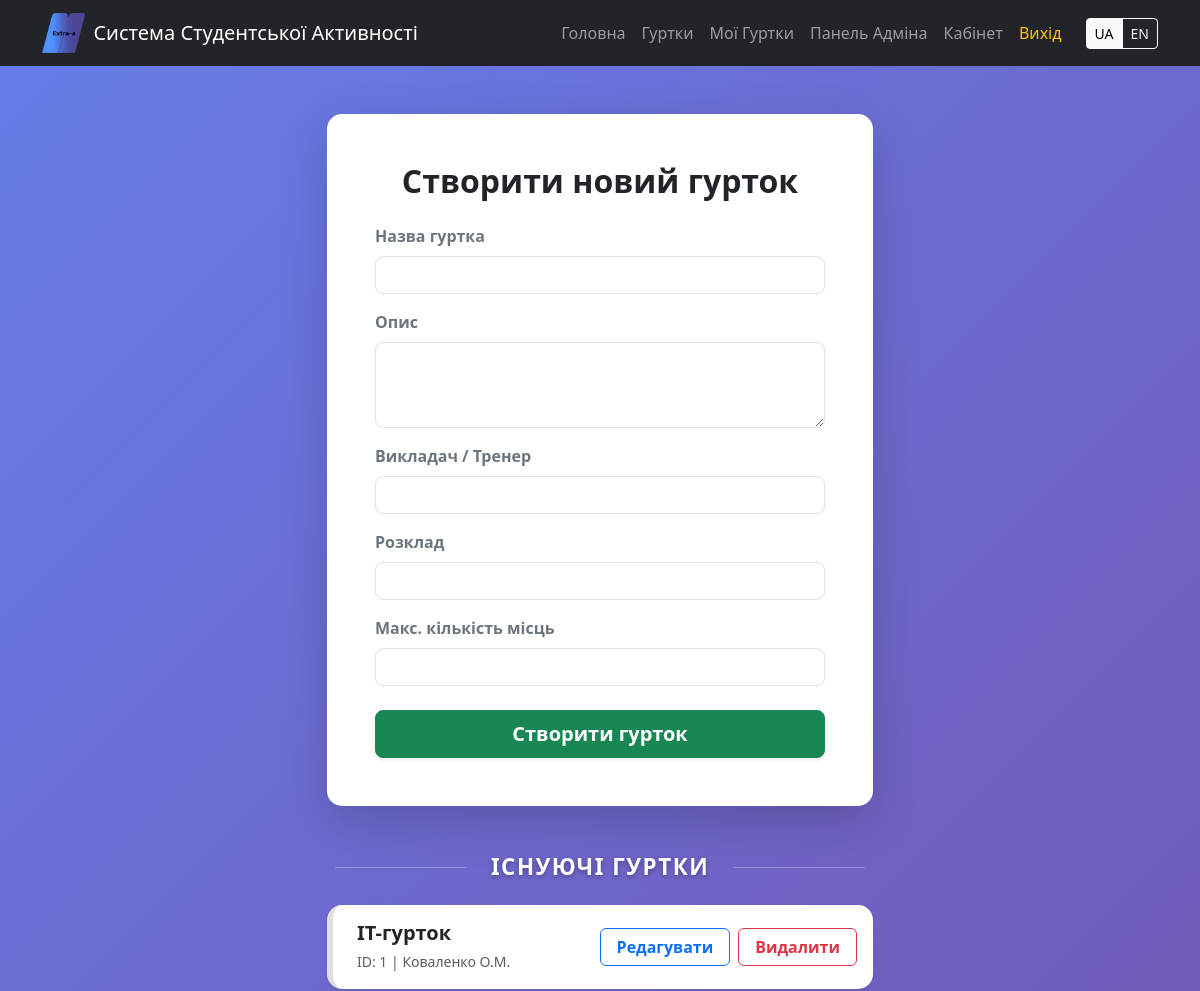
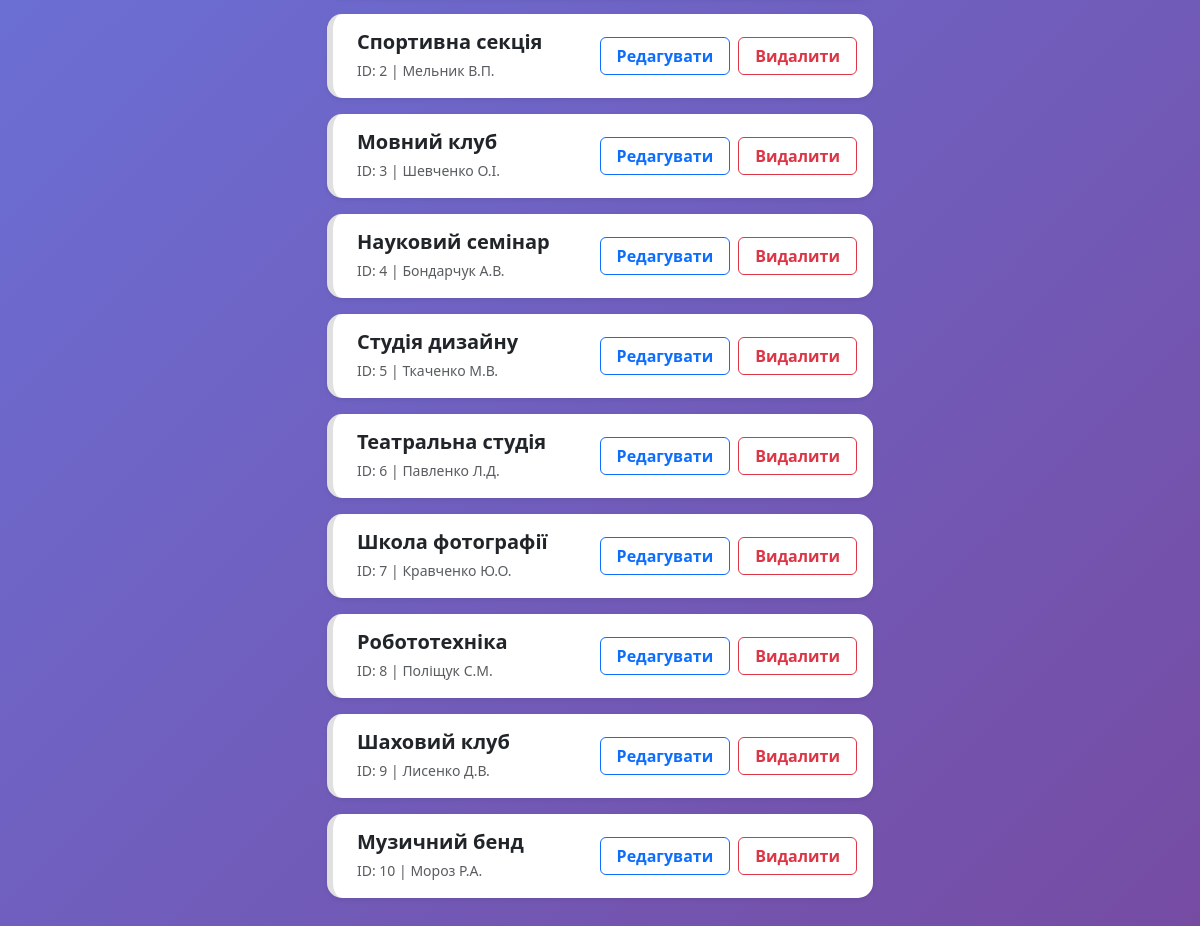
The page /admin (signed in) on the database its author committed (2 pictures, top to bottom).
### app.py (models this page shows)
class Club(db.Model):
    id = db.Column(db.Integer, primary_key=True)
    club_name = db.Column(db.String(100))
    description = db.Column(db.Text)
    teacher = db.Column(db.String(100))
    schedule = db.Column(db.String(100))
    max_members = db.Column(db.Integer)
    translation = db.relationship('ClubTranslation', backref='base_club', uselist=False)

### app.py (the view, shortened to what this page needs)
@app.route('/admin', methods=['GET', 'POST'])
@login_required
def admin():
    if current_user.role != 'admin':
        return redirect(url_for('home'))
    all_clubs = Club.query.all()
    return render_template('admin.html', clubs=all_clubs)

### app.py (called while the page is built)
@app.context_processor
def inject_lang():
    lang = session.get('lang', 'uk')
    return dict(lang=lang, text=TRANSLATIONS[lang])

@login_manager.user_loader
def load_user(user_id):
    return Student.query.get(int(user_id))

### static/templates/admin.html (shortened to what this page needs)
{% extends 'base.html' %}
{% block content %}
<div class="row justify-content-center mb-5 mt-4">
    <div class="col-md-6">
        <div class="card shadow-lg border-0 mb-4" style="border-radius: 15px; background-color: #ffffff;">
            <div class="card-body p-4 p-sm-5">
                <h2 class="text-center mb-4 fw-bold text-dark">{{ text.get('admin_header', 'Створити новий гурток') }}</h2>
                <form method="POST">
                    <div class="mb-3">
                        <label class="form-label text-secondary fw-semibold">{{ text.get('label_club_name', 'Назва гуртка') }}</label>
                        <input type="text" name="club_name" class="form-control text-dark border" style="border-radius: 8px;" required>
                    </div>
                    <div class="mb-3">
                        <label class="form-label text-secondary fw-semibold">{{ text.get('label_description', 'Опис') }}</label>
                        <textarea name="description" class="form-control text-dark border" rows="3" style="border-radius: 8px;"></textarea>
                    </div>
                    <div class="mb-3">
                        <label class="form-label text-secondary fw-semibold">{{ text.get('label_teacher', 'Викладач') }}</label>
                        <input type="text" name="teacher" class="form-control text-dark border" style="border-radius: 8px;">
                    </div>
                    <div class="mb-3">
                        <label class="form-label text-secondary fw-semibold">{{ text.get('label_schedule', 'Розклад') }}</label>
                        <input type="text" name="schedule" class="form-control text-dark border" style="border-radius: 8px;">
                    </div>
                    <div class="mb-4">
                        <label class="form-label text-secondary fw-semibold">{{ text.get('label_max_members', 'Макс. кількість місць') }}</label>
                        <input type="number" name="max_members" class="form-control text-dark border" style="border-radius: 8px;" required>
                    </div>
                    <button type="submit" class="btn btn-success btn-lg w-100 fw-bold shadow-sm" style="border-radius: 8px;">
                        {{ text.get('btn_create_club', 'Створити гурток') }}
                    </button>
                </form>
            </div>
        </div>
        <div class="d-flex align-items-center mt-5 mb-4 px-2">
            <div class="flex-grow-1 border-bottom border-white opacity-25"></div>
            <h3 class="mx-4 mb-0 text-white fw-bold text-uppercase" style="letter-spacing: 1.5px; text-shadow: 0px 2px 5px rgba(0,0,0,0.3); font-size: 1.4rem;">
                {{ text.get('admin_existing_clubs', 'Існуючі гуртки') }}
            </h3>
            <div class="flex-grow-1 border-bottom border-white opacity-25"></div>
        </div>
        {% for club in clubs %}
        <div class="card shadow-sm border-0 mb-3 club-hover-card item-{{ loop.index }}" style="border-radius: 10px; background-color: #ffffff;">
            <div class="card-body d-flex justify-content-between align-items-center p-3">
                <div class="ms-2">
                    <h5 class="fw-bold text-dark mb-1">
                        {% if lang == 'en' and club.translation and club.translation.club_name_en %}
                            {{ club.translation.club_name_en }}
                        {% else %}
                            {{ club.club_name }}
                        {% endif %}
                    </h5>
                    <small class="text-muted">
                        ID: {{ club.id }} |
                        {% if lang == 'en' and club.translation and club.translation.teacher_en %}
                            {{ club.translation.teacher_en }}
                        {% else %}
                            {{ club.teacher }}
                        {% endif %}
                    </small>
                </div>
                <div class="d-flex gap-2">
                    <a href="/admin/edit/{{ club.id }}" class="btn btn-outline-primary fw-bold px-3" style="border-radius: 6px;">
                        {{ text.get('btn_edit', 'Редагувати') }}
                    </a>
                    <form action="/admin/delete/{{ club.id }}" method="POST" class="m-0" onsubmit="return confirm('{{ text.get('confirm_delete', 'Ви впевнені, що хочете видалити цей гурток?') }}');">
                        <button type="submit" class="btn btn-outline-danger fw-bold px-3" style="border-radius: 6px;">
                            {{ text.get('btn_delete', 'Видалити') }}
                        </button>
                    </form>
                </div>
            </div>
        </div>
        {% endfor %}
    </div>
</div>
{% endblock %}

### static/css/index.css (style rules this page uses)
:root { --header-footer-bg: #222; }
body { font-family: 'Segoe UI', Roboto, Helvetica, Arial, sans-serif; background: linear-gradient(135deg, #667eea 0%, #764ba2 100%) !important; min-height: 100vh; display: flex; flex-direction: column; margin: 0; }
.club-hover-card { border-left: 6px solid #e0e0e0 !important; transition: all 0.3s ease, transform 0.3s ease, border-left-color 0.3s ease !important; border-radius: 15px !important; background-color: #ffffff !important; }

### rows shown on the page
Club: club_name "IT-гурток", id "1", teacher "Коваленко О.М.", get "Редагувати", get "Видалити"
Club: club_name "Спортивна секція", id "2", teacher "Мельник В.П.", get "Редагувати", get "Видалити"
Club: club_name "Мовний клуб", id "3", teacher "Шевченко О.І.", get "Редагувати", get "Видалити"
Club: club_name "Науковий семінар", id "4", teacher "Бондарчук А.В.", get "Редагувати", get "Видалити"
Club: club_name "Студія дизайну", id "5", teacher "Ткаченко М.В.", get "Редагувати", get "Видалити"
Club: club_name "Театральна студія", id "6", teacher "Павленко Л.Д.", get "Редагувати", get "Видалити"
Club: club_name "Школа фотографії", id "7", teacher "Кравченко Ю.О.", get "Редагувати", get "Видалити"
Club: club_name "Робототехніка", id "8", teacher "Поліщук С.М.", get "Редагувати", get "Видалити"
Club: club_name "Шаховий клуб", id "9", teacher "Лисенко Д.В.", get "Редагувати", get "Видалити"
Club: club_name "Музичний бенд", id "10", teacher "Мороз Р.А.", get "Редагувати", get "Видалити"

### other values the page prints
{{ text['brand'] }} "Система Студентської Активності"
{{ text['home'] }} "Головна"
{{ text['clubs'] }} "Гуртки"
{{ text['my_clubs'] }} "Мої Гуртки"
{{ text['admin_panel'] }} "Панель Адміна"
{{ text['dashboard'] }} "Кабінет"
{{ text['logout'] }} "Вихід"
{{ text.get('admin_header', 'Створити новий гурток') }} "Створити новий гурток"
{{ text.get('label_club_name', 'Назва гуртка') }} "Назва гуртка"
{{ text.get('label_description', 'Опис') }} "Опис"
{{ text.get('label_teacher', 'Викладач') }} "Викладач / Тренер"
{{ text.get('label_schedule', 'Розклад') }} "Розклад"
{{ text.get('label_max_members', 'Макс. кількість місць') }} "Макс. кількість місць"
{{ text.get('btn_create_club', 'Створити гурток') }} "Створити гурток"
{{ text.get('admin_existing_clubs', 'Існуючі гуртки') }} "ІСНУЮЧІ ГУРТКИ"
